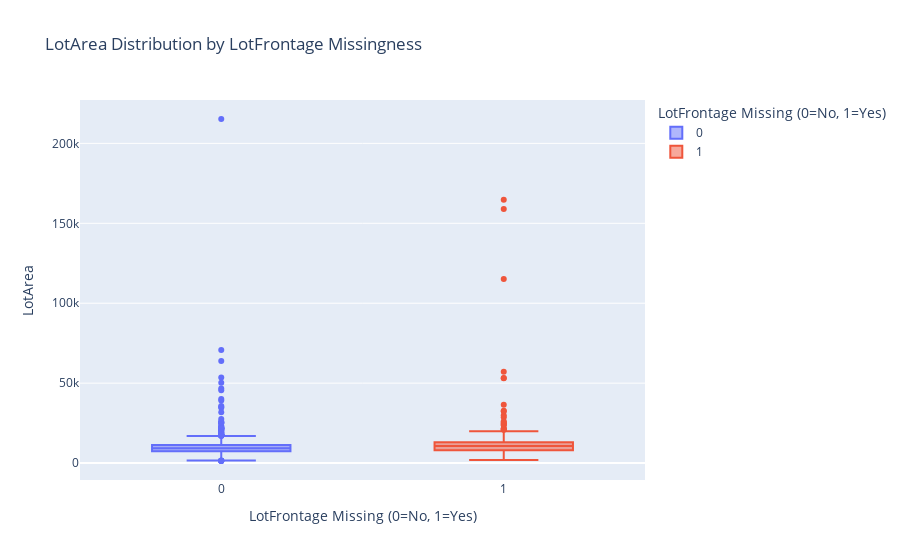
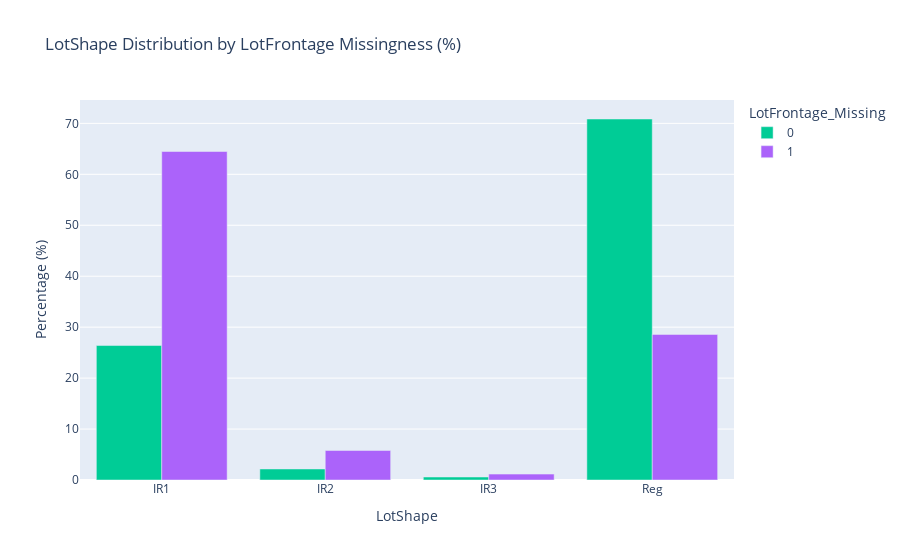
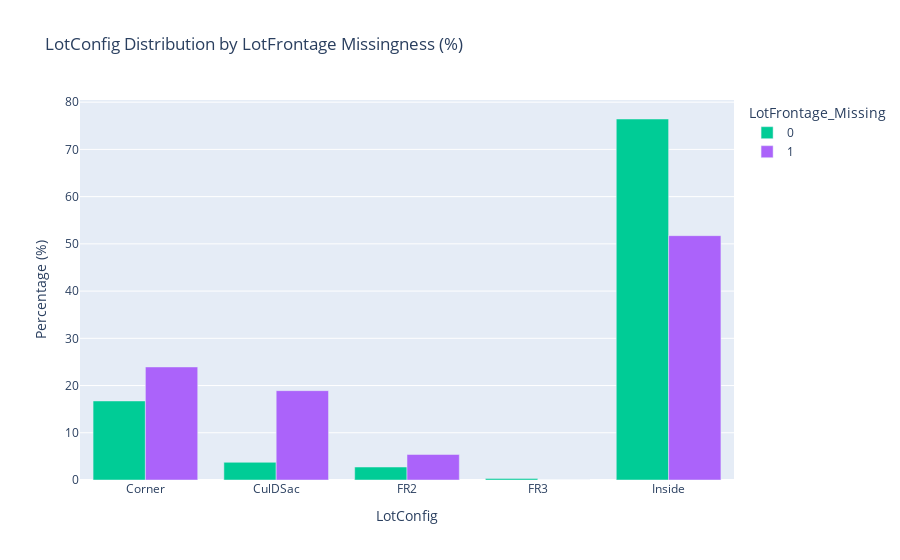
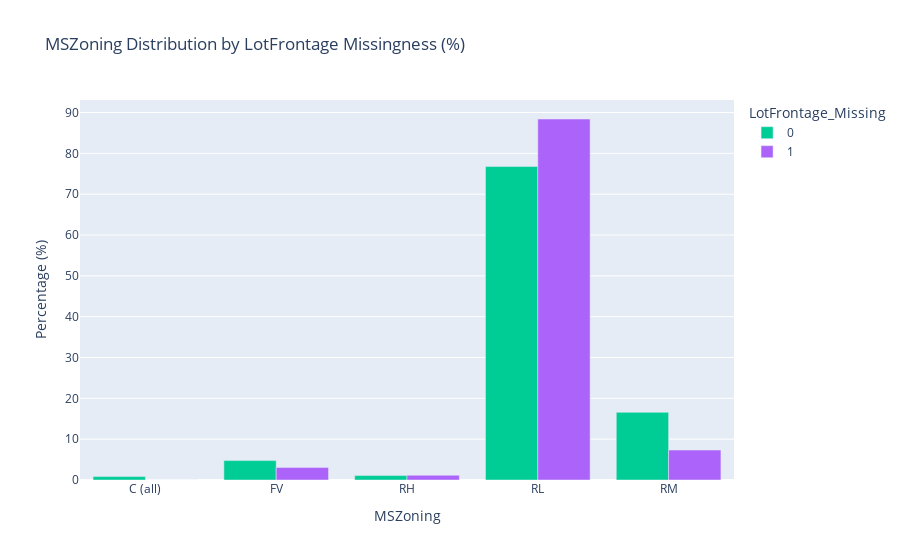

The cell these charts' notebook holds for them, in order:
### Markdown cell above
Let's investigate if the missingness of LotFrontage is related to other lot-related features by comparing distributions between houses with and without LotFrontage data.

### Code cell
# Create a missingness indicator
train['LotFrontage_Missing'] = train['LotFrontage'].isnull().astype(int)

# Compare lot-related features
lot_features = ['LotArea', 'LotShape', 'LotConfig', 'MSZoning', 'Street', 'Alley']

# Visualize numerical features with box plots
numerical_features = [f for f in lot_features if train[f].dtype in ['int64', 'float64']]
if numerical_features:
    for feature in numerical_features:
        fig = px.box(
            train,
            x='LotFrontage_Missing',
            y=feature,
            title=f'{feature} Distribution by LotFrontage Missingness',
            labels={'LotFrontage_Missing': 'LotFrontage Missing (0=No, 1=Yes)'},
            color='LotFrontage_Missing'
        )
        fig.show()

# Visualize categorical features with grouped bar charts
categorical_features = [f for f in lot_features if train[f].dtype == 'object']
for feature in categorical_features:
    # Create crosstab with percentages
    crosstab = pd.crosstab(train[feature], train['LotFrontage_Missing'], normalize='columns') * 100
    
    fig = px.bar(
        crosstab,
        barmode='group',
        title=f'{feature} Distribution by LotFrontage Missingness (%)',
        labels={'value': 'Percentage (%)', 'variable': 'LotFrontage Missing'},
        color_discrete_map={0: 'lightblue', 1: 'coral'}
    )
    fig.update_layout(xaxis_title=feature)
    fig.show()

### Figure 1 — Plotly figure (JSON) as saved in the notebook; plotly's stock layout.template omitted (floating-point values rounded to 4 significant figures; data arrays with more than 128 entries replaced by an {"elided": "..."} marker saying what was removed)
{"data": [{"alignmentgroup": "True", "hovertemplate": "LotFrontage Missing (0=No, 1=Yes)=%{x}<br>LotArea=%{y}<extra></extra>", "legendgroup": "0", "marker": {"color": "#636efa"}, "name": "0", "notched": false, "offsetgroup": "0", "orientation": "v", "showlegend": true, "type": "box", "x": {"elided": "1201 int values"}, "x0": " ", "xaxis": "x", "y": {"elided": "1201 int values"}, "y0": " ", "yaxis": "y"}, {"alignmentgroup": "True", "hovertemplate": "LotFrontage Missing (0=No, 1=Yes)=%{x}<br>LotArea=%{y}<extra></extra>", "legendgroup": "1", "marker": {"color": "#EF553B"}, "name": "1", "notched": false, "offsetgroup": "1", "orientation": "v", "showlegend": true, "type": "box", "x": {"elided": "259 int values"}, "x0": " ", "xaxis": "x", "y": {"elided": "259 int values"}, "y0": " ", "yaxis": "y"}], "layout": {"boxmode": "overlay", "legend": {"title": {"text": "LotFrontage Missing (0=No, 1=Yes)"}, "tracegroupgap": 0}, "title": {"text": "LotArea Distribution by LotFrontage Missingness"}, "xaxis": {"anchor": "y", "categoryarray": [0, 1], "categoryorder": "array", "domain": [0, 1], "title": {"text": "LotFrontage Missing (0=No, 1=Yes)"}}, "yaxis": {"anchor": "x", "domain": [0, 1], "title": {"text": "LotArea"}}}}

### Figure 2 — Plotly figure (JSON) as saved in the notebook; plotly's stock layout.template omitted (floating-point values rounded to 4 significant figures)
{"data": [{"alignmentgroup": "True", "hovertemplate": "LotFrontage_Missing=0<br>LotShape=%{x}<br>Percentage (%)=%{y}<extra></extra>", "legendgroup": "0", "marker": {"color": "#00cc96", "pattern": {"shape": ""}}, "name": "0", "offsetgroup": "0", "orientation": "v", "showlegend": true, "textposition": "auto", "type": "bar", "x": ["IR1", "IR2", "IR3", "Reg"], "xaxis": "x", "y": [26.39, 2.165, 0.5828, 70.86], "yaxis": "y"}, {"alignmentgroup": "True", "hovertemplate": "LotFrontage_Missing=1<br>LotShape=%{x}<br>Percentage (%)=%{y}<extra></extra>", "legendgroup": "1", "marker": {"color": "#ab63fa", "pattern": {"shape": ""}}, "name": "1", "offsetgroup": "1", "orientation": "v", "showlegend": true, "textposition": "auto", "type": "bar", "x": ["IR1", "IR2", "IR3", "Reg"], "xaxis": "x", "y": [64.48, 5.792, 1.158, 28.57], "yaxis": "y"}], "layout": {"barmode": "group", "legend": {"title": {"text": "LotFrontage_Missing"}, "tracegroupgap": 0}, "title": {"text": "LotShape Distribution by LotFrontage Missingness (%)"}, "xaxis": {"anchor": "y", "domain": [0, 1], "title": {"text": "LotShape"}}, "yaxis": {"anchor": "x", "domain": [0, 1], "title": {"text": "Percentage (%)"}}}}

### Figure 3 — Plotly figure (JSON) as saved in the notebook; plotly's stock layout.template omitted (floating-point values rounded to 4 significant figures)
{"data": [{"alignmentgroup": "True", "hovertemplate": "LotFrontage_Missing=0<br>LotConfig=%{x}<br>Percentage (%)=%{y}<extra></extra>", "legendgroup": "0", "marker": {"color": "#00cc96", "pattern": {"shape": ""}}, "name": "0", "offsetgroup": "0", "orientation": "v", "showlegend": true, "textposition": "auto", "type": "bar", "x": ["Corner", "CulDSac", "FR2", "FR3", "Inside"], "xaxis": "x", "y": [16.74, 3.747, 2.748, 0.3331, 76.44], "yaxis": "y"}, {"alignmentgroup": "True", "hovertemplate": "LotFrontage_Missing=1<br>LotConfig=%{x}<br>Percentage (%)=%{y}<extra></extra>", "legendgroup": "1", "marker": {"color": "#ab63fa", "pattern": {"shape": ""}}, "name": "1", "offsetgroup": "1", "orientation": "v", "showlegend": true, "textposition": "auto", "type": "bar", "x": ["Corner", "CulDSac", "FR2", "FR3", "Inside"], "xaxis": "x", "y": [23.94, 18.92, 5.405, 0.0, 51.74], "yaxis": "y"}], "layout": {"barmode": "group", "legend": {"title": {"text": "LotFrontage_Missing"}, "tracegroupgap": 0}, "title": {"text": "LotConfig Distribution by LotFrontage Missingness (%)"}, "xaxis": {"anchor": "y", "domain": [0, 1], "title": {"text": "LotConfig"}}, "yaxis": {"anchor": "x", "domain": [0, 1], "title": {"text": "Percentage (%)"}}}}

### Figure 4 — Plotly figure (JSON) as saved in the notebook; plotly's stock layout.template omitted (floating-point values rounded to 4 significant figures)
{"data": [{"alignmentgroup": "True", "hovertemplate": "LotFrontage_Missing=0<br>MSZoning=%{x}<br>Percentage (%)=%{y}<extra></extra>", "legendgroup": "0", "marker": {"color": "#00cc96", "pattern": {"shape": ""}}, "name": "0", "offsetgroup": "0", "orientation": "v", "showlegend": true, "textposition": "auto", "type": "bar", "x": ["C (all)", "FV", "RH", "RL", "RM"], "xaxis": "x", "y": [0.8326, 4.746, 1.082, 76.77, 16.57], "yaxis": "y"}, {"alignmentgroup": "True", "hovertemplate": "LotFrontage_Missing=1<br>MSZoning=%{x}<br>Percentage (%)=%{y}<extra></extra>", "legendgroup": "1", "marker": {"color": "#ab63fa", "pattern": {"shape": ""}}, "name": "1", "offsetgroup": "1", "orientation": "v", "showlegend": true, "textposition": "auto", "type": "bar", "x": ["C (all)", "FV", "RH", "RL", "RM"], "xaxis": "x", "y": [0.0, 3.089, 1.158, 88.42, 7.336], "yaxis": "y"}], "layout": {"barmode": "group", "legend": {"title": {"text": "LotFrontage_Missing"}, "tracegroupgap": 0}, "title": {"text": "MSZoning Distribution by LotFrontage Missingness (%)"}, "xaxis": {"anchor": "y", "domain": [0, 1], "title": {"text": "MSZoning"}}, "yaxis": {"anchor": "x", "domain": [0, 1], "title": {"text": "Percentage (%)"}}}}
